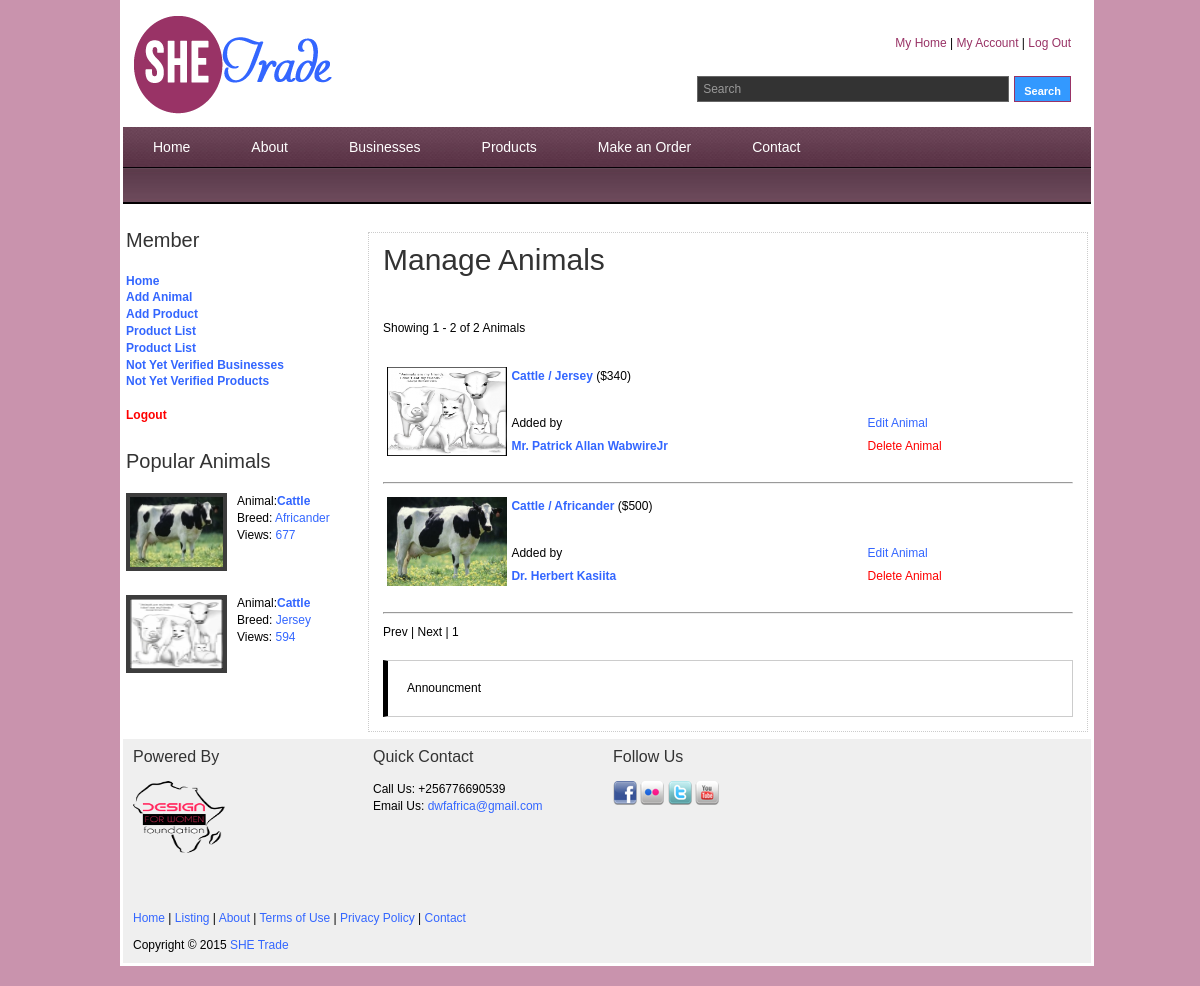
Screenshot of /shetrade/managebusinesses.php (signed in) with the database file from the repository.
### tables this page shows
CREATE TABLE IF NOT EXISTS `animal` (
  `Animals_ID` int(10) NOT NULL AUTO_INCREMENT,
  `Animal` varchar(250) NOT NULL,
  `Breed` varchar(250) NOT NULL,
  `Date_of_Birth` date NOT NULL,
  `Parentage` varchar(250) NOT NULL,
  `Color` varchar(300) NOT NULL,
  `Vaccinated` varchar(10) NOT NULL,
  `Registered` varchar(10) NOT NULL,
  `Trained` varchar(10) NOT NULL,
  `Weight` varchar(10) NOT NULL,
  `Purpose` text NOT NULL,
  `Location` varchar(250) NOT NULL,
  `Country` varchar(250) NOT NULL DEFAULT 'Uganda',
  `Price` varchar(25) NOT NULL,
  `Sale_Type` varchar(12) NOT NULL,
  `Description` text NOT NULL,
  `Image_1` varchar(50) NOT NULL,
  `Image_1_Thumb` varchar(50) NOT NULL,
  `Image_2` varchar(50) NOT NULL,
  `Image_2_Thumb` varchar(50) NOT NULL,
  `Image_3` varchar(50) NOT NULL,
  `Image_3_Thumb` varchar(50) NOT NULL,
  `Views` int(10) NOT NULL,
  `Verified` varchar(3) NOT NULL DEFAULT 'No',
  `Added_By` int(10) NOT NULL,
  `Member_Type` varchar(12) NOT NULL DEFAULT 'User',
  PRIMARY KEY (`Animals_ID`)
);

CREATE TABLE IF NOT EXISTS `members` (
  `Member_ID` int(10) NOT NULL AUTO_INCREMENT,
  `Title` varchar(5) NOT NULL,
  `First_Name` varchar(32) NOT NULL,
  `Last_Name` varchar(32) NOT NULL,
  `Gender` varchar(6) NOT NULL,
  `Date_Of_Birth` date NOT NULL,
  `Email` varchar(250) NOT NULL,
  `Phone` varchar(32) NOT NULL,
  `Website` varchar(200) NOT NULL,
  `Image` varchar(120) NOT NULL,
  `Image_Thumb` varchar(120) NOT NULL,
  `Organisation` varchar(250) NOT NULL,
  `City` varchar(250) NOT NULL,
  `Country` varchar(250) NOT NULL DEFAULT 'Uganda',
  `Animals_Added` int(10) NOT NULL DEFAULT '0',
  `Animals_Products` int(10) NOT NULL DEFAULT '0',
  `Animal_Products` int(10) NOT NULL DEFAULT '0',
  `Type` varchar(5) NOT NULL DEFAULT 'User',
  `Verification_Code` varchar(32) NOT NULL,
  `Verified` varchar(3) NOT NULL DEFAULT 'No',
  `Password` varchar(32) NOT NULL,
  PRIMARY KEY (`Member_ID`)
);

CREATE TABLE IF NOT EXISTS `contacts` (
  `Contacts_ID` int(1) NOT NULL AUTO_INCREMENT,
  `Physical` text NOT NULL,
  `Postal` text NOT NULL,
  `Email` varchar(250) NOT NULL,
  `Forward_Emails_To` varchar(250) NOT NULL,
  `Phone` varchar(25) NOT NULL,
  PRIMARY KEY (`Contacts_ID`)
);

### shetrade/managebusinesses.php (the view, shortened to what this page needs)
<?php session_start(); require "_con.php"; error_reporting(0);
?>
<!DOCTYPE html PUBLIC "-//W3C//DTD XHTML 1.0 Transitional//EN" "http://www.w3.org/TR/xhtml1/DTD/xhtml1-transitional.dtd">
<html xmlns="http://www.w3.org/1999/xhtml">
<head>
<link href="css/templatemo_style.css" rel="stylesheet" type="text/css" />
<link rel="stylesheet" type="text/css" href="css/ddsmoothmenu.css" />
</head>
<body>
<div id="templatemo_wrapper">
<table width="974" border="0" bgcolor="#FFFFFF">
  <tr>
    <td width="188"><div id="templatemo_header">
      <div class="cleaner">
        <table width="954" border="0" align="left">
          <tr>
            <td width="6">&nbsp;</td>
            <td width="915"><div id="site_title">
              <h1><a href="http://www.mediaminutes.net/shetrade">She Trade | All about Businesses  and More</a></h1>
            </div></td>
            <td width="915"><table width="439" border="0" align="right">
              <tr>
                <td width="387"><div id="header_right"><a href="home.php">My Home</a>&nbsp;|&nbsp;<a href="account.php">My Account</a>&nbsp;|&nbsp;<?php if(isset($_SESSION['Member_ID'])){echo "<a href=\"login.php?logout\">Log Out</a>";}else{echo "<a href=\"login.php\">Log In</a>";}?></div></td>
              </tr>
              <tr>
                <td>&nbsp;</td>
              </tr>
              <tr>
                <td><div id="templatemo_search">
                  <form action="#" method="get">
                    <input type="text" value="Search" name="keyword" id="keyword" title="keyword" onfocus="clearText(this)" onblur="clearText(this)" class="txt_field" />
                    <input type="submit" name="Search" value=" Search " alt="Search" id="searchbutton" title="Search" class="sub_btn"  />
                  </form>
                </div></td>
              </tr>
            </table></td>
          </tr>
        </table>
        <p>&nbsp;</p>
      </div>
    </div></td>
  </tr>
  <tr>
    <td></td>
  </tr>
  <tr>
    <td><div  id="templatemo_menu">
      <div id="top_nav" class="ddsmoothmenu">
          <ul >
          <li><a href="index.php">Home</a></li>
           <li><a href="about.php" >About</a></li>
	  <?php
      $Total_Animals = "SELECT Animals_ID FROM animal WHERE Verified='Yes'";
      $Total_Animals_Results = mysql_query($Total_Animals);
      $All_Animals=mysql_num_rows($Total_Animals_Results);
      if($All_Animals!=0){
          echo "<li class=\"level0 nav-2 parent\" id=\"nav\"> <a href=\"listing.php?businesses\"><span>Businesses</span></a>";
        echo "</li>";
      }
      $Total_Products = "SELECT Product_ID FROM product WHERE Verified='Yes'";
      $Total_Products_Results = mysql_query($Total_Products);
      $All_Products=mysql_num_rows($Total_Products_Results);
      if($All_Products){
        echo "<li class=\"level0 nav-2 parent\" id=\"nav\"> <a href=\"listing.php?product\"><span>Products</span></a>";
        echo "</li>";
      }
	  ?>
      <li><a href="booking.php">Make an Order</a>
                </li>
      <li><a href="contact.php" >Contact</a><br style="clear: left" />
      </li>
          </ul>
      </div>
      <br />
      <div id="menu_second_bar">
      </div>
    </div></td>
  </tr>
  <tr>
    <td>&nbsp;</td>
  </tr>
  <tr>
    <td><table width="723" border="0" align="right" bgcolor="#FFFFFF">
      <tr>
        <td width="722"><div id="content" class="float_r">
        <h1>Manage Animals</h1>
        <?php
		$max_results = 10;
		if (isset($_GET["page"])) { $page  = $_GET["page"]; } else { $page=1; };
		$start_from = ($page-1) * 10;
		$totalcars = "SELECT Animals_ID FROM animal WHERE Verified='Yes'";
		$totalresults = mysql_query($totalcars);
		$total=mysql_num_rows($totalresults);
		$total_pgs = ceil($total / $max_results);
		$sql = "SELECT Animals_ID, Animal, Breed, Image_1, Price, Added_By FROM animal WHERE Verified='Yes' LIMIT $start_from, $max_results";
		$result = mysql_query($sql, $conn) or die(mysql_error());
		$this_page_total=mysql_num_rows($result);
		$this_page_total=(($page-1)*$max_results)+$this_page_total;
		$itemstart=$start_from+1;
		if($total!=0){
		if($max_results>$total){
			echo "<br>Showing $itemstart - $total of $total Animals<br><br>";
			}
		else{
			echo "<br>Showing $itemstart - $this_page_total of $total Animals<br><br>";
			}
		}else{
			echo "<br>Showing 0 - 0 of 0 Products<br><br>";
			}
		while ($newArray = mysql_fetch_array($result)) {
					$Animals_ID=$newArray['Animals_ID'];
					$Animal = $newArray['Animal'];
					$Breed = $newArray['Breed'];
					$Price = number_format($newArray['Price'], 0);
					$Image_1 = $newArray['Image_1'];
					$Added_By = $newArray['Added_By'];
					$Member_Name_Result=mysql_query("SELECT Title, First_Name, Last_Name FROM members WHERE Member_ID='$Added_By'", $conn);
					$Member_Details = mysql_fetch_array($Member_Name_Result);
					$Title=$Member_Details['Title'];
					$First_Name = $Member_Details['First_Name'];
					$Last_Name = $Member_Details['Last_Name'];
			if ($Animals_ID!=""){
				echo "<p>";
				echo "<table width=\"100%\" border=\"0\">";
				  echo "<tr>";
					echo "<td width=\"120\" rowspan=\"4\" valign=\"top\" align=\"center\"><a href=\"details.php?animal=$Animals_ID\"><img name=\"\" src=\"$Image_1\" width=\"120\" height=\"89\" alt=\"\" /></a></td>";
					echo "<td width=\"348\"><a href=\"details.php?animal=$Animals_ID\"><strong>$Animal / $Breed</strong></a> ($$Price)</td>";
					echo "<td width=\"200\">&nbsp;</td>";
				  echo "</tr>";
				  echo "<tr>";
					echo "<td>&nbsp;</td>";
					echo "<td>&nbsp;</td>";
				  echo "</tr>";
				  echo "<tr>";
					echo "<td>Added by</td>";
					echo "<td><a href=\"edit.php?animal=$Animals_ID\">Edit Animal</a></td>";
				  echo "</tr>";
				  echo "<tr>";
					echo "<td><a href=\"details.php?member=$Added_By\"><strong>$Title $First_Name $Last_Name</strong></a></td>";
					echo "<td><a href=\"delete.php?animal=$Animals_ID\"><alart>Delete Animal</alart></a></td>";
				  echo "</tr>";
				echo "</table>";
				echo "<br /><hr />";
				echo "</p>";
					}
			}
			if($total!=0){
			if ($page==1){
				echo "Prev";
			}
			else{
				$prev=$page-1;
				echo "<a href='managebusinesses.php?page=$prev'>Prev</a>";
			}
			echo " | ";
			if ($page==$total_pgs){
				echo "Next";
			}
			else{
				$next=$page+1;
				echo "<a href='managebusinesses.php?page=$next'>Next</a>";
			}
			echo " | ";
			for ($i=1; $i<=$total_pgs; $i++) {
				if($page==$i){
					echo "$i ";
				}
				else{
					echo "<a href='managebusinesses.php?page=".$i."'>".$i."</a> ";
				}
			}
			}
		?>
            <blockquote>Announcment</blockquote>
        </div>
		</td>
      </tr>
    </table>
      <table width="230" border="0" align="left">
        <tr>
          <td><h3>Member<br />
          </h3></td>
        </tr>
        <tr>
          <td><a href="home.php"><strong>Home</strong></a><br />
            <a href="addanimal.php"><strong>Add Animal</strong></a><br />
            <a href="addproduct.php"><strong>Add Product</strong></a><br />
            <a href="mylisting.php?view=animals"><strong>Product List</strong></a><br />
            <a href="mylisting.php?view=products"><strong>Product List</strong></a><br />
            <a href="notverified.php?view=animals"><strong>Not Yet Verified Businesses</strong></a><br />
            <a href="notverified.php?view=products"><strong>Not Yet Verified Products</strong></a><br />
            <br />
            <a href="login.php?logout"><strong>
              <alart>Logout</alart>
            </strong></a></td>
        </tr>
        <tr>
          <td>&nbsp;</td>
        </tr>
        <tr>
          <td><div class="fb-like-box" data-href="http://www.facebook.com/dwfoundationafrica" data-width="230" data-height="335" data-show-faces="true" data-stream="false" data-header="false"></div></td>
        </tr>
      <?php
      	$Popular_SQL = "SELECT Animals_ID, Animal, Breed, Price, Image_1_Thumb, Views FROM animal WHERE Verified='Yes' ORDER BY Views DESC LIMIT 0, 3";
        $Popular_Result = mysql_query($Popular_SQL, $conn) or die(mysql_error());
        $Popular_3=mysql_num_rows($Popular_Result);
        if($Popular_3>0){
			echo "<tr>";
			echo "<td><h3>Popular Animals</h3></td>";
			echo "</tr>";
            while ($newArray = mysql_fetch_array($Popular_Result)) {
                        $Animals_ID=$newArray['Animals_ID'];
                        $Animal = $newArray['Animal'];
                        $Breed = $newArray['Breed'];
                        $Image_1_Thumb = $newArray['Image_1_Thumb'];
                        $Views = $newArray['Views'];
				if ($Animals_ID!=""){
					echo "<tr>";
					echo "<td>";
					echo "<div class=\"bs_box\"> <a href=\"details.php?animal=$Animals_ID\"><img src=\"$Image_1_Thumb\" width=\"93\" height=\"70\" alt=\"Image\" /></a>";
					echo "Animal:<a href=\"details.php?animal=$Animals_ID\"><strong>$Animal</strong></a><br />";
					echo "Breed: <a href=\"details.php?animal=$Animals_ID\">$Breed</a><br />";
					echo "Views: <a href=\"details.php?animal=$Animals_ID\">$Views</a><br />";
					echo "</div>";
					echo "</td>";
					echo "</tr>";
				}
            }
        }
        ?>
      </table></td>
  </tr>
  <tr>
    <td><div id="templatemo_footer">
      <div id="templatemo_footer2">
        <div class="col one_fourth">
          <h4>Powered By</h4>
          <p><img src="images/greentagcolor.png" alt="Green Tag Africa" width="92" height="72" class="imgage-with-frame" /></p>
        </div>
        <div class="col one_fourth">
          <h4>Quick Contact</h4>
          <?php
            $Contact_Sql = "SELECT Email, Phone FROM contacts WHERE Contacts_ID=1";
            $result = mysql_query($Contact_Sql, $conn) or die(mysql_error());
            $newArray = mysql_fetch_array($result);
            $Phone = $newArray['Phone'];
            $Email = $newArray['Email'];
            ?>
          <div class="toolfree_area">
            <div class="call_free"><span class="callus">Call Us: </span> <span class="callno"><?php echo $Phone; ?></span></div>
            <div class="bookmark">Email Us: <a href="mailto: <?php echo $Email; ?>"><?php echo $Email; ?></a></div>
          </div>
        </div>
        <div class="col one_fourth no_margin_right">
          <h4>Follow Us</h4>
          <div class="footer_social_button"> <a href="http://www.facebook.com/animalminute"><img src="images/facebook.png" title="facebook" alt="Facebook" /></a> <a href="#"><img src="images/flickr.png" title="flickr" alt="flickr" /></a> <a href="#"><img src="images/twitter.png" title="twitter" alt="Twitter" /></a> <a href="#"><img src="images/youtube.png" title="youtube" alt="Youtube" /></a></div>
        </div>
      </div>
      <p>&nbsp; </p>
      <p><a href="index.php">Home</a> | <a href="listing.php">Listing</a> | <a href="about.php">About</a> | <a href="terms.php">Terms of Use</a> | <a href="privacy.php">Privacy Policy</a> | <a href="contact.php">Contact</a></p>
      Copyright © 2015 <a href="#">SHE Trade</a></div></td>
  </tr>
</table>
</div>
</body>
</html>

### shetrade/css/templatemo_style.css (style rules this page uses)
body { margin: 0; padding: 0; color: #000; font-family: Tahoma, Geneva, sans-serif; font-size: 12px; line-height: 1.4em; background-color: #2e2e2e; background-repeat: repeat; background-image: url(../images/templatemo_body.jpg) }
a, a:link, a:visited { color: #36f; font-weight: normal; text-decoration: none; }
p { margin: 0 0 10px 0; padding: 0; }
alart { color:#F00; text-align:center; }
img { border: none; }
blockquote { border: 1px solid #ccc; border-left: 5px solid #000; padding: 19px; margin: 20px 0 0 0; }
h1, h2, h3, h4, h5, h6 { color: #333; font-weight: normal; }
h1 { font-size: 30px; margin: 0 0 30px; padding: 5px 0; }
h3 { font-size: 20px; margin: 0 0 20px; padding: 0; }
h4 { font-size: 16px; margin: 0 0 15px; padding: 0; }
.cleaner { clear: both }
.float_r { float: right }
#templatemo_wrapper { width: 960px; margin: 0 auto; padding: 0 10px 10px; }
#templatemo_header { width: 100%; background-color: #FFF; height: 100px; padding-top: 10px; padding-right: 0; padding-bottom: 4px; padding-left: 0; }
#templatemo_menu { width: 100%; height: 77px; margin-bottom: 0px; background: url(../images/templatemo_menu.jpg) repeat-x }
#content { width: 680px; background: #fff; border: 1px dotted #ccc; padding: 14px; }
#templatemo_footer { width: 920px; text-align: center; padding: 9px 19px; background: #121212; border: 1px solid #3a3a3a }
#site_title { float: left; height: 100px; }
#site_title h1 { margin: 0; padding: 0; }
#site_title h1 a { display: block; width: 300px; height: 100px; font-size: 12px; text-indent: -10000px; color: #999; text-align: left; background: url(../images/templatemo_logo.png) no-repeat top left; }
#header_right { float: right; margin-top: 5px; }
#header_right a { color: #936; }
#menu_second_bar { padding: 5px 10px; }
#templatemo_search { float: right; width: auto; }
#templatemo_search form { margin: 0; padding: 0; }
#templatemo_search .txt_field { float: left; display: block; margin-right: 5px; height: 24px; line-height: 24px; width: 300px; color: #999; font-size: 12px; padding: 0 5px; font-variant: normal; border: 1px solid #666; background: #333; }
#templatemo_search .sub_btn { float: right; display: block; color: #fff; height: 26px; font-size: 11px; font-weight: 700; line-height: 26px; cursor: pointer; border: 1px solid #936; background-color: #39f; }
.bs_box { clear: both; margin-bottom: 20px }
.bs_box img { float: left; margin-right: 10px; border: 4px solid #3d3d3d }
.no_margin_right { margin-right: 0; }
#templatemo_footer { width: auto; padding: 10px; color: #000; background-color: #efefef; text-align: left; border-top-width: 0px; border-right-width: 0px; border-bottom-width: 0px; border-left-width: 0px; border-top-style: none; margin-top: 0; margin-right: auto; margin-bottom: 0; margin-left: auto; }
.col { float: left; margin: 0 20px 20px 0; }
#content, .two-third { width: 690px; }
.one_fourth { width: 220px; }

### shetrade/css/ddsmoothmenu.css (style rules this page uses)
.ddsmoothmenu ul { z-index:100; margin: 0; padding: 0; list-style-type: none; }
.ddsmoothmenu ul li { position: relative; display: inline; float: left; }
.ddsmoothmenu ul li a { display: block; padding: 0 30px; height: 40px; line-height: 40px; margin-right: 1px; font-size: 14px; color: #fff; text-decoration: none; font:"Palatino Linotype", "Book Antiqua", Palatino, serif; outline: none; text-align: center; background: url(images/templatemo_menu_divider.png) right center no-repeat }

### rows the page displays
animal: Image_1 (picture), Animal "Cattle", Breed "Jersey", Price "340", members.Title "Mr.", members.First_Name "Patrick Allan", members.Last_Name "WabwireJr", Image_1_Thumb (picture), Views "594"
animal: Image_1 (picture), Animal "Cattle", Breed "Africander", Price "500", members.Title "Dr.", members.First_Name "Herbert", members.Last_Name "Kasiita", Image_1_Thumb (picture), Views "677"
contacts: Phone "+256776690539", Email "dwfafrica@gmail.com"

### other values shown
$itemstart "1"
$total "2"
